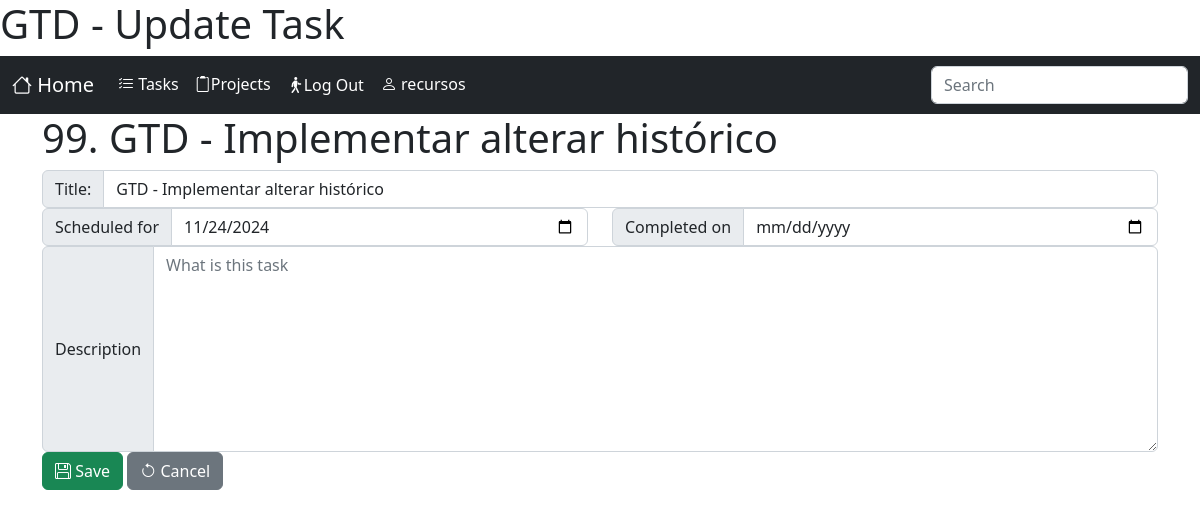
The app's page /tasks/task/99/update/?next=/tasks/display_tasks/ (signed in) with its own data.
### tasks/models.py (models this page shows, shortened)
class Task(models.Model):
    TYPE_CHOICES = {
        'ST': 'Stuff',
        'TK': 'Task',
        'PJ': 'Project',
        'RF': 'Reference',
    }
    user = models.ForeignKey(settings.AUTH_USER_MODEL, verbose_name='User', on_delete=models.CASCADE)
    type = models.CharField('Type', max_length=2, choices=TYPE_CHOICES, default='TK')
    title = models.CharField("Title", max_length=160)
    description = models.TextField("description", blank=True, null=True)
    dt_scheduled = models.DateTimeField("Scheduled for", blank=True, null=True, default=defautlSchedule)
    dt_completed = models.DateTimeField("Completed on", blank=True, null=True)
    dt_canceled  = models.DateTimeField("Completed on", blank=True, null=True)
    created = models.DateTimeField('Created', auto_now_add=True, null=True)
    modified = models.DateTimeField('Modified', auto_now=True, null=True)
    class Meta:
        verbose_name = 'Task'
        verbose_name_plural = 'Tasks'
        ordering = ['user', 'dt_completed','dt_scheduled']

### tasks/views.py (the view, shortened to what this page needs)
# urls.py: path('task/<int:pk>/update/', TaskUpdateView.as_view(), name='update_task'),
class TaskUpdateView(LoginRequiredMixin, UpdateView):
    template_name = 'tasks/update_task.html'
    model = Task
    fields = ['title', 'description', 'dt_scheduled', 'dt_completed']
    def get_object(self, queryset=None):
        obj = super().get_object(queryset)
        if obj.user != self.request.user:
            raise PermissionDenied("You has no permission to edit this Task.")
        return obj

### tasks/templates/tasks/update_task.html (shortened to what this page needs)
{% extends 'core.html' %}
{% load static %}
{% block content %}
<h1>{{object.pk}}. {{object.title}}</h1>
<form class="" method="post" action="{% url 'tasks:update_task' object.pk %}">
    <fieldset>
      <div class="row form-group{% if form.title.errors %} has-error {% endif %}">
        <div class="input-group">
            <label for="id_title" class="input-group-text">Title:</label><input type="text" class="form-control" name="title" id="id_title" placeholder="Insert a task and press <ENTER>" value="{{object.title}}">
        </div>
      </div>
      <div class="row">
          <div class="col-6 form-group{% if form.dt_scheduled.errors %} has-error {% endif %}">
            <div class="input-group">
                <label for="id_dt_scheduled" class="input-group-text">Scheduled for</label><input type="date" class="form-control" name="dt_scheduled" id="id_dt_scheduled" value="{{object.dt_scheduled|date:'Y-m-d'|default:''}}" placeholder="Date">
            </div>
          </div>
          <div class="col-6 form-group{% if form.dt_completed.errors %} has-error {% endif %}">
            <div class="input-group">
                <label for="id_dt_completed" class="input-group-text">Completed on</label><input type="date" class="form-control" name="dt_completed" id="id_dt_completed" value="{{object.dt_completed|date:'Y-m-d'|default:''}}" placeholder="Date">
            </div>
          </div>
      </div>
      <div class="row form-group{% if form.description.errors %} has-error {% endif %}">
        <div class="col input-group">
            <label class="input-group-text" for="id_description">Description</label>
            <textarea class="form-control" placeholder="What is this task" id="id_description" name="description" rows="8">{{object.description|default:''}}</textarea>
        </div>
      </div>
      <div class="row">
          <div class="col">
              <button class="btn btn-success" type="submit"><i class="bi bi-floppy"></i> Save</button>
              <button class="btn btn-secondary" type="reset"><i class="bi bi-arrow-counterclockwise"></i> Cancel</button>
          </div>
      </div>
    </fieldset>
</form>
{%endblock%}

### core/templates/core.html (shortened to what this page needs)
<!DOCTYPE html>
<html lang="en">
<head>
    <link href="https://cdn.jsdelivr.net/npm/bootstrap@5.2.3/dist/css/bootstrap.min.css" rel="stylesheet">
    <link rel="stylesheet" href="https://cdn.jsdelivr.net/npm/bootstrap-icons@1.11.3/font/bootstrap-icons.min.css">
</head>
<body>
  <header>
      <h1>
      </h1>
  </header>
  <nav class="navbar navbar-expand-sm navbar-dark bg-dark">
    <div class="container-fluid">
        <a class="navbar-brand" href="{% url 'index' %}"><i class="bi bi-house"></i> Home</a>
        <div class="collapse navbar-collapse" id="navbarSupportedContent">
            <ul class="navbar-nav me-auto mb-2 mb-lg-0">
                {% block nav %}
                    <li class="nav-item">
                      <a class="nav-link active" aria-current="page" href="{% url 'tasks:index' %}"><i class="bi bi-list-check"></i> Tasks</a>
                    </li>
                    <li class="nav-item">
                        <a class="nav-link active" aria-current="page" href="{% url 'tasks:index' %}"><i class="bi bi-clipboard2"></i>Projects</a>
                    </li>
                {% endblock %}
                {% if user.is_authenticated %}
                    <li class="nav-item">
                        <form action="{% url 'logout' %}" method="post">{% csrf_token %}<button type="submit" class="nav-link active btn btn-link" aria-current="page"><i class="bi bi-person-walking"></i>Log Out</button></form>
                    </li>
                    <li class="nav-item">
                      <a class="nav-link active" aria-current="page" href="#"><i class="bi bi-person"></i> {{ user.username }}</a>
                    </li>
                {% endif %}
            </ul>
            <form role="search">
                <input class="form-control" type="search" placeholder="Search" aria-label="Search">
            </form>
        </div>
    </div>
  </nav>
  <main class="container">
    {% block content %}{% endblock %}
  </main>
</body>
</html>

### records on screen
Task: pk "99", title "GTD - Implementar alterar histórico", dt_scheduled "11/24/2024"

### other values on screen
{{ user.username }} "recursos"
